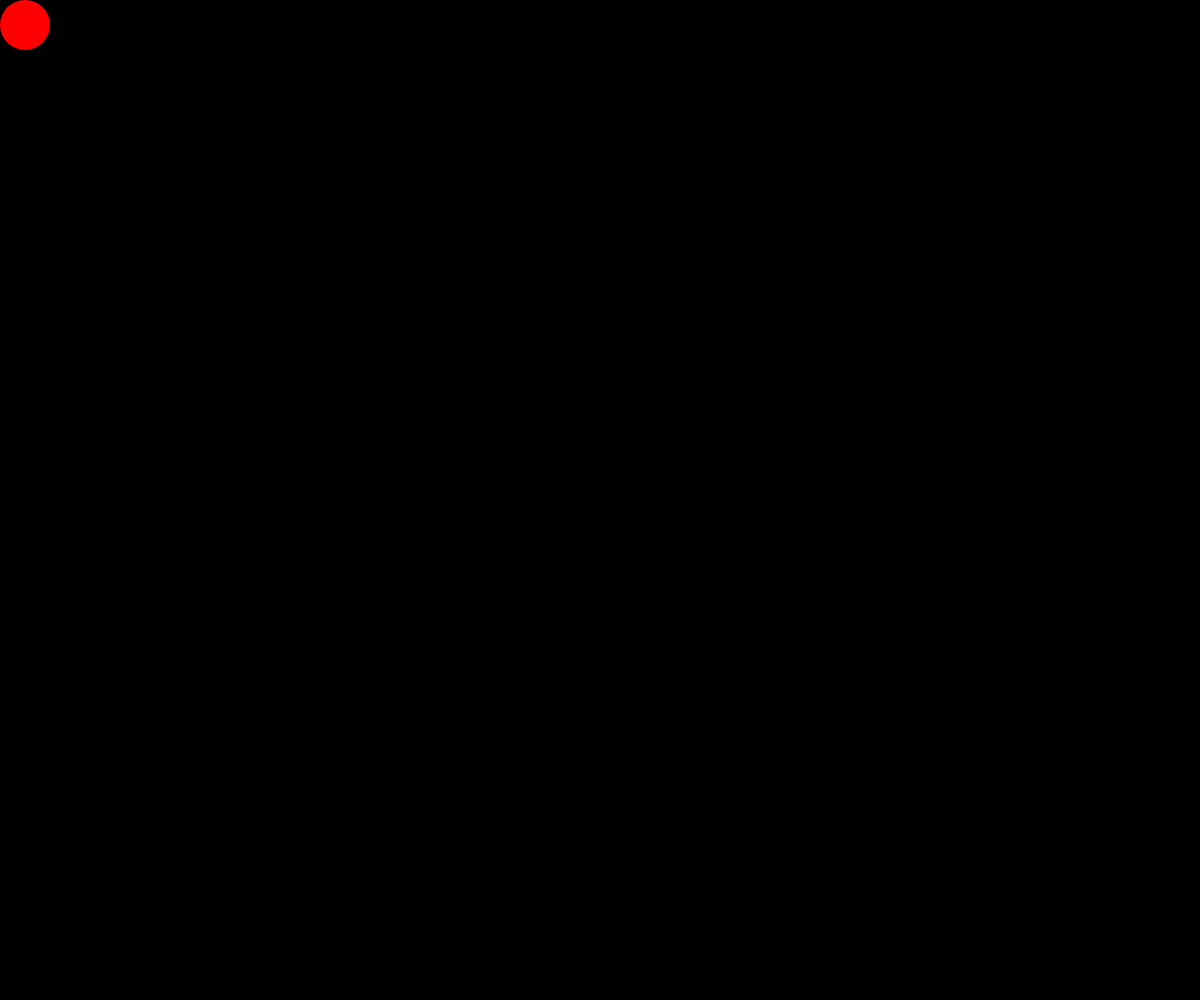
Frame 1 (no input)
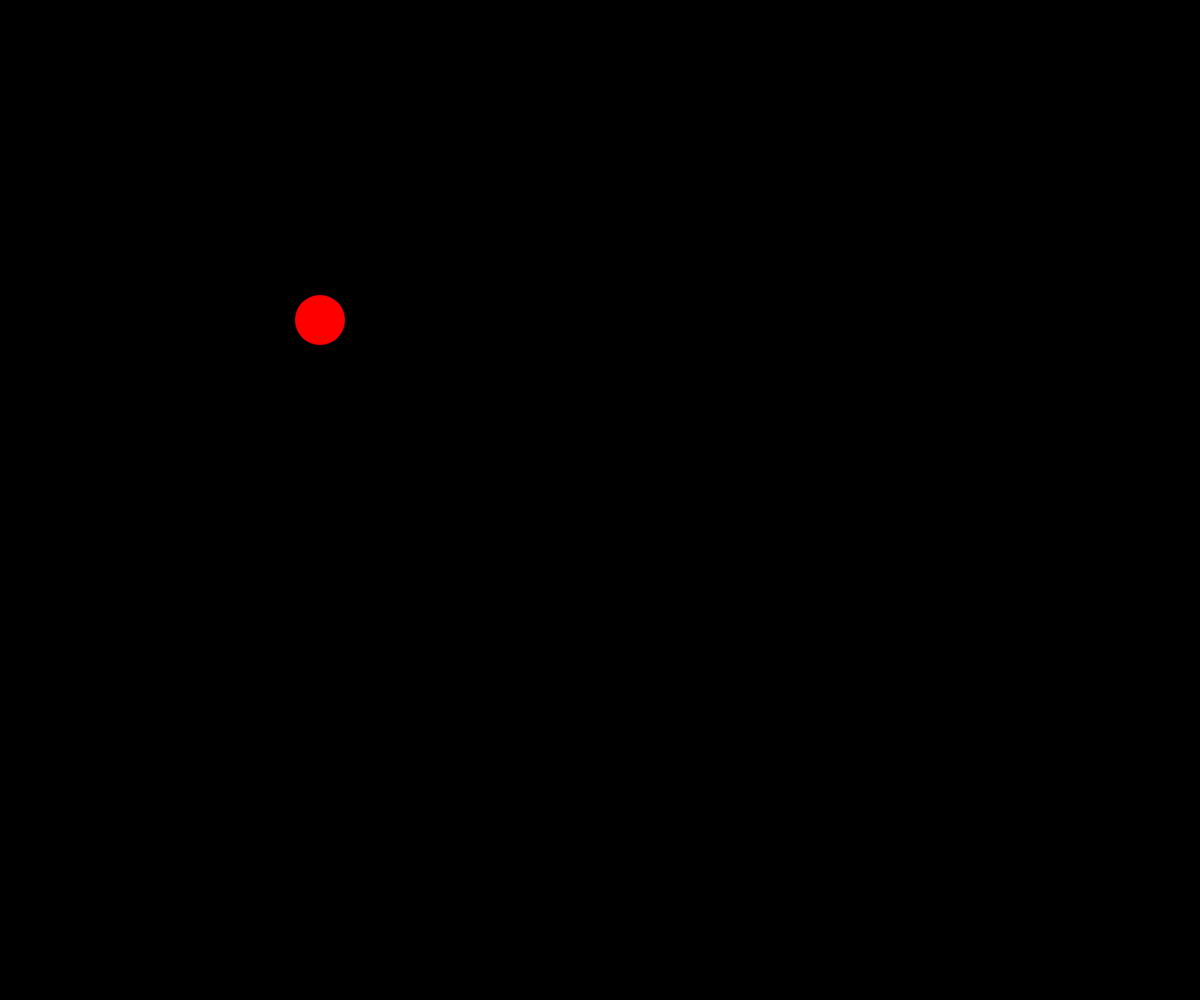
Frame 60 (no input)
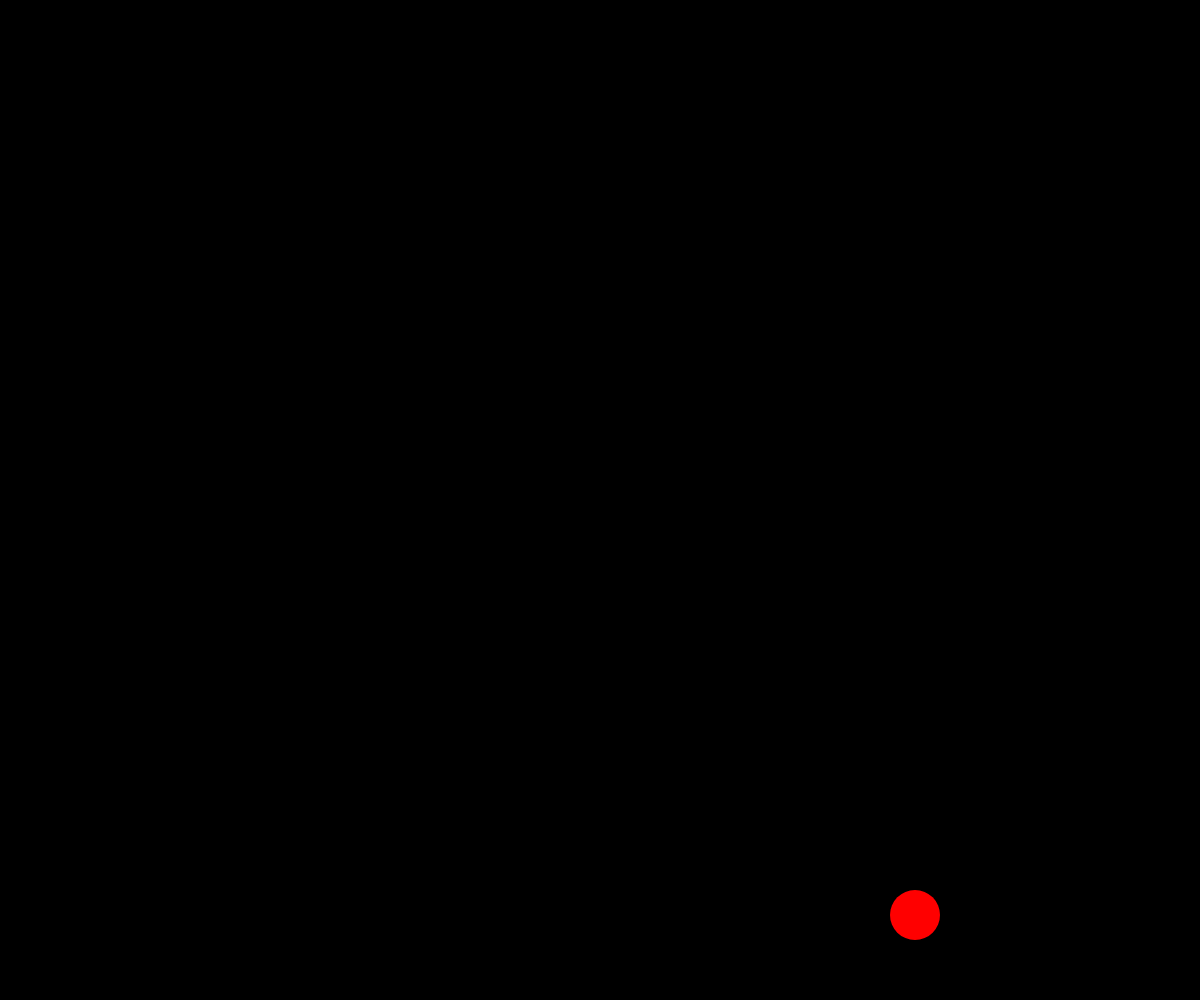
Frame 120 (the mouse pressed at the canvas centre since frame 60)

The p5.js sketch that drew these frames (run headless with seeded random() and noise() and a simulated clock; from frame 60 on, the mouse is pressed at the canvas centre):

// p5.js sketch
// ── sketch.js
function setup() {
	createCanvas(windowWidth, windowHeight);
	background(0);
}

let directionX = 1;
let directionY = 1;

let speed = 5;
const radius = 50;
const margin = radius/2;
let x = margin;
let y = margin;

function draw() {
	background(0);

	noStroke();
	fill(255, 0, 0);
	circle(x, y, radius);

	x = x + directionX*speed;
	y = y + directionY*speed;

	if( (x < margin) || (x > width - margin)){
		directionX *= -1;
	}

	if ((y < margin) || (y > height - margin)) {
	 	directionY *= -1;
	}
}

function mousePressed(){
	speed += 5;
	
	if (speed > 25) {
		speed = 0;
	}
}
